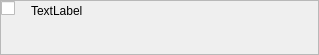
<?xml version="1.0" encoding="UTF-8"?>
<ui version="4.0">
 <class>CheckableChatMessage</class>
 <widget class="QFrame" name="CheckableChatMessage">
  <property name="windowModality">
   <enum>Qt::NonModal</enum>
  </property>
  <property name="geometry">
   <rect>
    <x>0</x>
    <y>0</y>
    <width>319</width>
    <height>55</height>
   </rect>
  </property>
  <property name="sizePolicy">
   <sizepolicy hsizetype="Minimum" vsizetype="Minimum">
    <horstretch>0</horstretch>
    <verstretch>0</verstretch>
   </sizepolicy>
  </property>
  <property name="minimumSize">
   <size>
    <width>0</width>
    <height>0</height>
   </size>
  </property>
  <property name="maximumSize">
   <size>
    <width>500</width>
    <height>16777215</height>
   </size>
  </property>
  <property name="contextMenuPolicy">
   <enum>Qt::DefaultContextMenu</enum>
  </property>
  <property name="windowTitle">
   <string>Frame</string>
  </property>
  <property name="frameShape">
   <enum>QFrame::StyledPanel</enum>
  </property>
  <property name="frameShadow">
   <enum>QFrame::Raised</enum>
  </property>
  <layout class="QVBoxLayout" name="verticalLayout_3">
   <property name="spacing">
    <number>0</number>
   </property>
   <property name="sizeConstraint">
    <enum>QLayout::SetMinimumSize</enum>
   </property>
   <property name="leftMargin">
    <number>0</number>
   </property>
   <property name="topMargin">
    <number>0</number>
   </property>
   <property name="rightMargin">
    <number>0</number>
   </property>
   <property name="bottomMargin">
    <number>0</number>
   </property>
   <item>
    <layout class="QHBoxLayout" name="horizontalLayout">
     <property name="spacing">
      <number>0</number>
     </property>
     <property name="sizeConstraint">
      <enum>QLayout::SetMinimumSize</enum>
     </property>
     <property name="rightMargin">
      <number>0</number>
     </property>
     <property name="bottomMargin">
      <number>20</number>
     </property>
     <item>
      <layout class="QVBoxLayout" name="verticalLayout">
       <property name="spacing">
        <number>0</number>
       </property>
       <property name="sizeConstraint">
        <enum>QLayout::SetMinimumSize</enum>
       </property>
       <item>
        <widget class="QCheckBox" name="checkBox">
         <property name="sizePolicy">
          <sizepolicy hsizetype="Preferred" vsizetype="Preferred">
           <horstretch>0</horstretch>
           <verstretch>0</verstretch>
          </sizepolicy>
         </property>
         <property name="text">
          <string/>
         </property>
        </widget>
       </item>
       <item>
        <spacer name="verticalSpacer">
         <property name="orientation">
          <enum>Qt::Vertical</enum>
         </property>
         <property name="sizeType">
          <enum>QSizePolicy::Expanding</enum>
         </property>
         <property name="sizeHint" stdset="0">
          <size>
           <width>30</width>
           <height>0</height>
          </size>
         </property>
        </spacer>
       </item>
      </layout>
     </item>
     <item>
      <layout class="QVBoxLayout" name="verticalLayout_2">
       <property name="spacing">
        <number>0</number>
       </property>
       <property name="sizeConstraint">
        <enum>QLayout::SetMinimumSize</enum>
       </property>
       <item>
        <layout class="QVBoxLayout" name="verticalLayout_4">
         <property name="spacing">
          <number>0</number>
         </property>
         <property name="sizeConstraint">
          <enum>QLayout::SetMinimumSize</enum>
         </property>
         <property name="bottomMargin">
          <number>0</number>
         </property>
         <item>
          <layout class="QHBoxLayout" name="horizontalLayout_2">
           <property name="spacing">
            <number>0</number>
           </property>
           <property name="sizeConstraint">
            <enum>QLayout::SetMinimumSize</enum>
           </property>
           <property name="bottomMargin">
            <number>0</number>
           </property>
           <item>
            <widget class="QLabel" name="label">
             <property name="text">
              <string>TextLabel</string>
             </property>
             <property name="scaledContents">
              <bool>true</bool>
             </property>
             <property name="wordWrap">
              <bool>true</bool>
             </property>
             <property name="textInteractionFlags">
              <set>Qt::TextSelectableByKeyboard|Qt::TextSelectableByMouse</set>
             </property>
            </widget>
           </item>
           <item>
            <spacer name="horizontalSpacer">
             <property name="orientation">
              <enum>Qt::Horizontal</enum>
             </property>
             <property name="sizeType">
              <enum>QSizePolicy::MinimumExpanding</enum>
             </property>
             <property name="sizeHint" stdset="0">
              <size>
               <width>40</width>
               <height>20</height>
              </size>
             </property>
            </spacer>
           </item>
          </layout>
         </item>
         <item>
          <spacer name="verticalSpacer_2">
           <property name="orientation">
            <enum>Qt::Vertical</enum>
           </property>
           <property name="sizeType">
            <enum>QSizePolicy::Expanding</enum>
           </property>
           <property name="sizeHint" stdset="0">
            <size>
             <width>20</width>
             <height>0</height>
            </size>
           </property>
          </spacer>
         </item>
        </layout>
       </item>
      </layout>
     </item>
    </layout>
   </item>
  </layout>
 </widget>
 <resources/>
 <connections>
  <connection>
   <sender>checkBox</sender>
   <signal>stateChanged(int)</signal>
   <receiver>CheckableChatMessage</receiver>
   <slot>onStateChanged(int)</slot>
   <hints>
    <hint type="sourcelabel">
     <x>19</x>
     <y>26</y>
    </hint>
    <hint type="destinationlabel">
     <x>48</x>
     <y>151</y>
    </hint>
   </hints>
  </connection>
 </connections>
 <slots>
  <slot>onStateChanged(int)</slot>
 </slots>
</ui>
